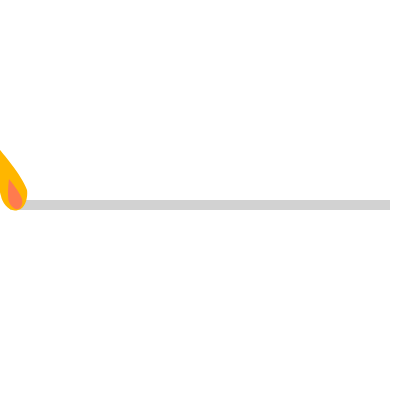
Frame 1 (no input)
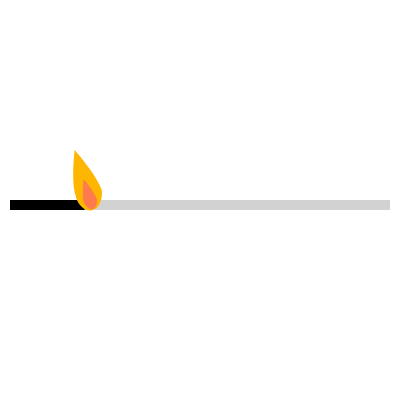
Frame 60 (no input)
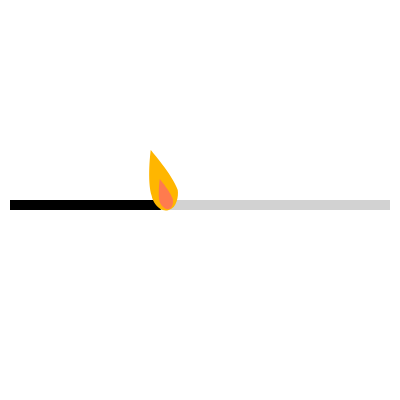
Frame 120 (the mouse pressed at the canvas centre since frame 60)

The p5.js sketch that drew these frames (run headless with seeded random() and noise() and a simulated clock; from frame 60 on, the mouse is pressed at the canvas centre):

// p5.js sketch
// ── sketch.js
const progressBarLength = 380;
const timeOut = 5000;
const progressBarSpeed = progressBarLength / timeOut;
let currentProgress = 0;
let lightOrange;
let darkOrange;

function setup() {
  createCanvas(400, 400);
  setTimeout(timeIsUp, timeOut);
  lightOrange = color(255, 182, 0);
  darkOrange = color(255, 123, 78);
}

function draw() {
  background(255);
  fill(210);
  noStroke();
  rect(10, height / 2, progressBarLength, 10);
  fill(0);
  rect(10, height / 2, currentProgress, 10);
  drawFlame(currentProgress, 50);
  currentProgress += progressBarSpeed * deltaTime;
  if (currentProgress >= 380) {
    currentProgress = 380;
    timeIsUp();
  }
}

function drawFlame(xpos) {
  push();
  translate(-8 + xpos, height / 2 - 52);
  noStroke();
  fill(lightOrange);
  beginShape();
  vertex(8, 2);
  bezierVertex(8, 2, 4, 33, 9, 48);
  bezierVertex(10, 54, 17, 65, 26, 62);
  bezierVertex(34, 60, 36, 48, 35, 42);
  bezierVertex(30, 27, 8, 2, 8, 2);
  endShape();

  push();
  translate(13, 30);
  fill(darkOrange);
  beginShape();
  vertex(4, 1);
  bezierVertex(4, 1, 2, 17, 4, 24);
  bezierVertex(5, 27, 9, 32, 13, 31);
  bezierVertex(17, 30, 18, 24, 17, 21);
  bezierVertex(15, 14, 4, 1, 4, 1);
  endShape();
  pop();
  pop();
}

function timeIsUp() {
  background(0);
  fill(lightOrange);
  beginShape();
  vertex(0, 0);
  vertex(85, 89);
  vertex(0, 111);
  vertex(85, 178);
  vertex(0, 289);
  vertex(85, 267);
  vertex(21, 400);
  vertex(127, 333);
  vertex(255, 400);
  vertex(233, 311);
  vertex(382, 333);
  vertex(297, 222);
  vertex(400, 111);
  vertex(276, 133);
  vertex(382, 0);
  vertex(255, 44);
  vertex(212, 0);
  vertex(149, 44);
  vertex(0, 0);
  endShape();

  fill(darkOrange);
  push();
  translate(30, 30);
  beginShape();
  vertex(0, 0);
  vertex(71, 74);
  vertex(0, 93);
  vertex(71, 148);
  vertex(0, 241);
  vertex(71, 222);
  vertex(18, 333);
  vertex(106, 278);
  vertex(212, 333);
  vertex(195, 259);
  vertex(318, 278);
  vertex(248, 185);
  vertex(333, 93);
  vertex(230, 111);
  vertex(318, 0);
  vertex(212, 37);
  vertex(177, 0);
  vertex(124, 37);
  vertex(0, 0);
  endShape();
  pop();
  stroke(0);
  fill(0);
  textSize(40);
  text("BOOM!", width / 2 - 80, height / 2);
}
